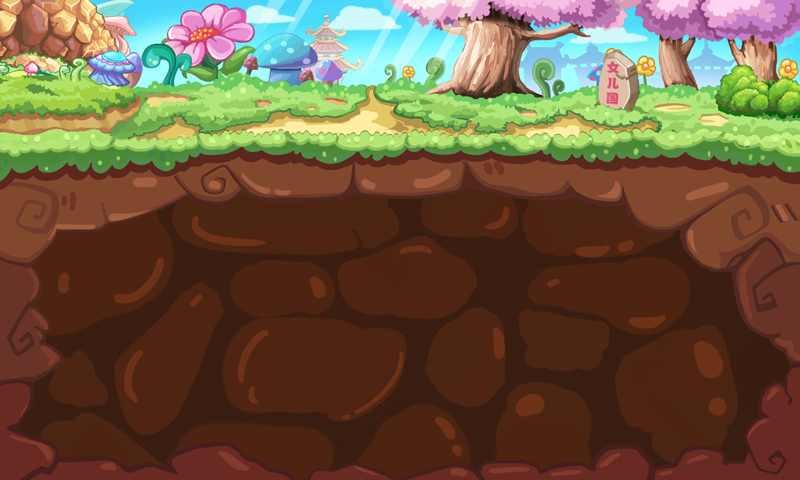

Rendered tile map (Tiled .tmx) drawn with the repository's tilesets; below, a short description and the map source with its tile grids summarised:
An orthogonal 25x15 tile map with 32x32 px tiles, 1 tile layer (bg) and 47 objects.

<map version="1.0" orientation="orthogonal" width="25" height="15" tilewidth="32" tileheight="32">
 <tileset firstgid="1" name="bg03" tilewidth="32" tileheight="32">
  <image source="bg03.png" width="800" height="480" />
 </tileset>
 <layer name="bg" width="25" height="15">
  <data>[375 cells, 375 non-empty, 375 distinct tile ids]</data>
 </layer>
 <objectgroup name="logic" width="25" height="15" opacity="0.9">
  <object x="0" y="0" width="32" height="32">
   <properties>
    <property name="coins" value="3000" />
    <property name="map" value="03" />
    <property name="nextscene" value="55" />
    <property name="nextscene2" value="48" />
    <property name="scene" value="47" />
    <property name="time" value="60" />
    <property name="typeid" value="999" />
   </properties>
  </object>
  <object x="69" y="237" width="64" height="64">
   <properties>
    <property name="typeid" value="04002" />
   </properties>
  </object>
  <object x="102" y="337" width="32" height="32">
   <properties>
    <property name="typeid" value="04017" />
   </properties>
  </object>
  <object x="368" y="234" width="64" height="64">
   <properties>
    <property name="typeid" value="04007" />
   </properties>
  </object>
  <object x="146" y="275" width="64" height="64">
   <properties>
    <property name="typeid" value="04001" />
   </properties>
  </object>
  <object x="88" y="404" width="48" height="64">
   <properties>
    <property name="pointcount" value="2" />
    <property name="pointx1" value="650" />
    <property name="pointx2" value="0" />
    <property name="pointx3" value="0" />
    <property name="pointy1" value="405" />
    <property name="pointy2" value="0" />
    <property name="pointy3" value="0" />
    <property name="starttype" value="0" />
    <property name="typeid" value="05005" />
   </properties>
  </object>
  <object x="268" y="404" width="32" height="32">
   <properties>
    <property name="typeid" value="04015" />
   </properties>
  </object>
  <object x="171" y="389" width="32" height="32">
   <properties>
    <property name="typeid" value="04006" />
   </properties>
  </object>
  <object x="588" y="267" width="64" height="64">
   <properties>
    <property name="typeid" value="04001" />
   </properties>
  </object>
  <object x="664" y="235" width="64" height="64">
   <properties>
    <property name="typeid" value="04002" />
   </properties>
  </object>
  <object x="662" y="331" width="32" height="32">
   <properties>
    <property name="typeid" value="04009" />
   </properties>
  </object>
  <object x="451" y="433" width="32" height="32">
   <properties>
    <property name="typeid" value="04009" />
   </properties>
  </object>
  <object x="321" y="432" width="32" height="32">
   <properties>
    <property name="typeid" value="04009" />
   </properties>
  </object>
  <object x="368" y="308" width="64" height="64">
   <properties>
    <property name="typeid" value="04001" />
   </properties>
  </object>
  <object x="390" y="431" width="32" height="32">
   <properties>
    <property name="typeid" value="04009" />
   </properties>
  </object>
  <object x="223" y="398" width="32" height="32">
   <properties>
    <property name="typeid" value="04012" />
   </properties>
  </object>
  <object x="253" y="442" width="32" height="32">
   <properties>
    <property name="typeid" value="04016" />
   </properties>
  </object>
  <object x="290" y="367" width="32" height="32">
   <properties>
    <property name="typeid" value="04014" />
   </properties>
  </object>
  <object x="327" y="344" width="32" height="32">
   <properties>
    <property name="typeid" value="04015" />
   </properties>
  </object>
  <object x="444" y="345" width="32" height="32">
   <properties>
    <property name="typeid" value="04012" />
   </properties>
  </object>
  <object x="484" y="369" width="32" height="32">
   <properties>
    <property name="typeid" value="04015" />
   </properties>
  </object>
  <object x="502" y="407" width="32" height="32">
   <properties>
    <property name="typeid" value="04016" />
   </properties>
  </object>
  <object x="515" y="444" width="32" height="32">
   <properties>
    <property name="typeid" value="04015" />
   </properties>
  </object>
  <object x="211" y="441" width="32" height="32">
   <properties>
    <property name="typeid" value="04013" />
   </properties>
  </object>
  <object x="242" y="356" width="32" height="32">
   <properties>
    <property name="typeid" value="04013" />
   </properties>
  </object>
  <object x="280" y="318" width="32" height="32">
   <properties>
    <property name="typeid" value="04016" />
   </properties>
  </object>
  <object x="325" y="303" width="32" height="32">
   <properties>
    <property name="typeid" value="04013" />
   </properties>
  </object>
  <object x="444" y="302" width="32" height="32">
   <properties>
    <property name="typeid" value="04014" />
   </properties>
  </object>
  <object x="488" y="322" width="32" height="32">
   <properties>
    <property name="typeid" value="04013" />
   </properties>
  </object>
  <object x="524" y="357" width="32" height="32">
   <properties>
    <property name="typeid" value="04012" />
   </properties>
  </object>
  <object x="548" y="400" width="32" height="32">
   <properties>
    <property name="typeid" value="04013" />
   </properties>
  </object>
  <object x="559" y="443" width="32" height="32">
   <properties>
    <property name="typeid" value="04014" />
   </properties>
  </object>
  <object x="156" y="441" width="32" height="32">
   <properties>
    <property name="typeid" value="04006" />
   </properties>
  </object>
  <object x="196" y="345" width="32" height="32">
   <properties>
    <property name="typeid" value="04006" />
   </properties>
  </object>
  <object x="227" y="306" width="32" height="32">
   <properties>
    <property name="typeid" value="04006" />
   </properties>
  </object>
  <object x="321" y="257" width="32" height="32">
   <properties>
    <property name="typeid" value="04006" />
   </properties>
  </object>
  <object x="269" y="278" width="32" height="32">
   <properties>
    <property name="typeid" value="04006" />
   </properties>
  </object>
  <object x="450" y="258" width="32" height="32">
   <properties>
    <property name="typeid" value="04006" />
   </properties>
  </object>
  <object x="494" y="274" width="32" height="32">
   <properties>
    <property name="typeid" value="04006" />
   </properties>
  </object>
  <object x="538" y="301" width="32" height="32">
   <properties>
    <property name="typeid" value="04006" />
   </properties>
  </object>
  <object x="566" y="343" width="32" height="32">
   <properties>
    <property name="typeid" value="04006" />
   </properties>
  </object>
  <object x="592" y="392" width="32" height="32">
   <properties>
    <property name="typeid" value="04006" />
   </properties>
  </object>
  <object x="601" y="441" width="32" height="32">
   <properties>
    <property name="typeid" value="04006" />
   </properties>
  </object>
  <object x="202" y="207" width="64" height="64">
   <properties>
    <property name="typeid" value="04007" />
   </properties>
  </object>
  <object x="518" y="204" width="64" height="64">
   <properties>
    <property name="typeid" value="04007" />
   </properties>
  </object>
  <object x="605" y="215" width="32" height="32">
   <properties>
    <property name="typeid" value="04009" />
   </properties>
  </object>
  <object x="153" y="222" width="32" height="32">
   <properties>
    <property name="typeid" value="04009" />
   </properties>
  </object>
 </objectgroup>
</map>